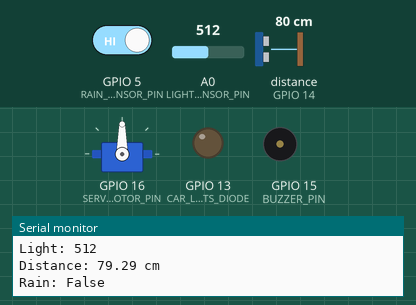
A sketch run on a simulated ESP8266 (NodeMCU). Shown: servo, output pins drawn as LEDs (lit = HIGH), buzzer (waves = sounding, pin HIGH), the last lines printed to the serial monitor. Wiring (inferred from the names in the program): ultrasonic range finder: trigger GPIO 12; echo GPIO 14. Inputs (shaded band) come from the test bench; at power-on: GPIO 5 (RAIN_SENSOR_PIN) HIGH, distance to the obstacle (sensor on GPIO 14) 80 cm, A0 (LIGHT_SENSOR_PIN) = 512. The echo pulse lasts 58.3 µs per cm; WiFi joins after 1.5 s; servers stay silent unless stated; no MQTT or app messages arrive unless stated; pins used as bus, display or sensor lines are not drawn.

Above: at 2.7 s.
2.8 s: GPIO 5 (RAIN_SENSOR_PIN) driven LOW
At 3.7 s:
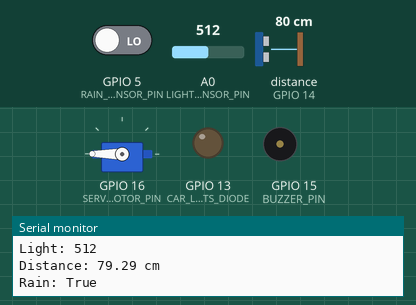
5.8 s: distance to the obstacle (sensor on GPIO 14) set to 53 cm
8.5 s: distance to the obstacle (sensor on GPIO 14) set to 46 cm
At 9.5 s:
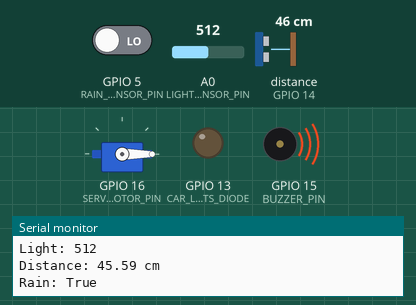
11.5 s: A0 (LIGHT_SENSOR_PIN) set to 485
At 12.7 s:
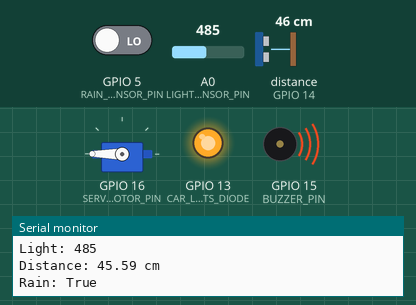
14.5 s: distance to the obstacle (sensor on GPIO 14) set to 60 cm
At 15.5 s:
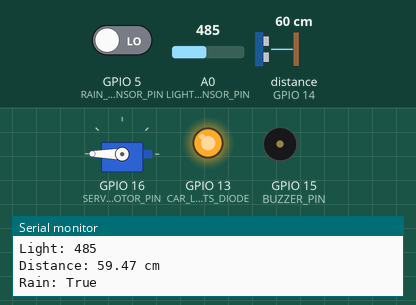
17.5 s: distance to the obstacle (sensor on GPIO 14) set to 2 cm
At 18.5 s:
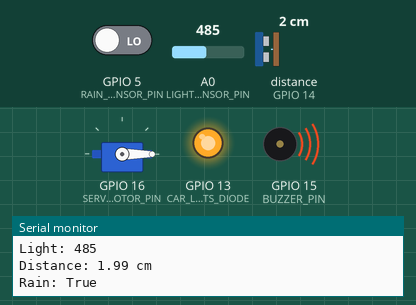
Timing chart, 0 to 21.5 s (numbered marks = the images above; inputs shaded):
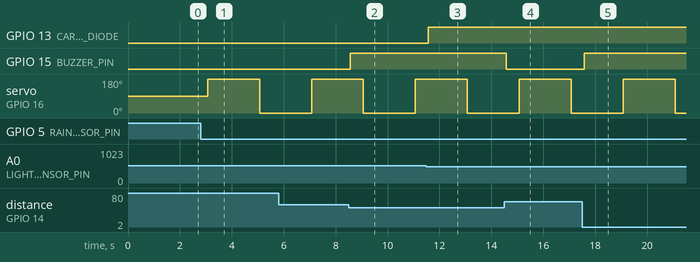

The sketch:

esp8266-code.ino
```cpp
#include <ESP8266WiFi.h>
#include <PubSubClient.h>
#include <Servo.h>

#define LIGHT_SENSOR_PIN A0    // Analog pin for the light sensor
#define CAR_LIGHTS_DIODE 13    // LED pin
#define TRIGGER_PIN 12
#define ECHO_PIN 14
#define BUZZER_PIN 15
#define RAIN_SENSOR_PIN 5
#define SERVO_MOTOR_PIN 16

// Network and MQTT setup

// Update these with your WiFi credentials
const char* ssid = "Bertic";
const char* password = "UEKYRGPF";

// Update with your MQTT broker details
const char* mqtt_server = "192.168.0.105"; // Replace with your MQTT broker address
const int mqtt_port = 1883; // Default MQTT port

WiFiClient espClient;
PubSubClient client(espClient);

unsigned long previousMillis = 0;
const long interval = 1000; // Interval for sending messages (30 seconds)

// Sensors setup

Servo myservo;

int lightLevel;
float duration, distance;
bool isRaining;
bool servoMoved;

unsigned int lastTimeMillis = 0;    // Stores last time when HC-SR04 was triggered
unsigned int currentTimeMillis = 0; // Stores current time
const long intervalMillis = 500;    // Defines interval length


unsigned int servoLastTimeMillis = 0;    // Stores last time when HC-SR04 was triggered
unsigned int servoCurrentTimeMillis = 0; // Stores current time
const long servoIntervalMillis = 2000;    // Defines interval length

void setup() {
  Serial.begin(115200);

  // Setup Pins
  pinMode(CAR_LIGHTS_DIODE, OUTPUT);
  pinMode(BUZZER_PIN, OUTPUT);
  pinMode(TRIGGER_PIN, OUTPUT);
  pinMode(ECHO_PIN, INPUT);
  pinMode(RAIN_SENSOR_PIN, INPUT);
  myservo.attach(SERVO_MOTOR_PIN);

  // Setup WiFi and MQTT
  setup_wifi();
  client.setServer(mqtt_server, mqtt_port);
}

void loop() {

  if (!client.connected()) {
    reconnect();
  }
  client.loop();

  executeAfterDelay();

  unsigned long currentMillis = millis();
  if (currentMillis - previousMillis >= interval) {
    previousMillis = currentMillis;
    unsigned long secondsPassed = currentMillis / 1000;

    String payload = "Time passed since power on: " + String(secondsPassed) + " seconds";
    client.publish("zendra/test/time", payload.c_str());
    client.publish("zendra/test/is_raining", String(isRaining).c_str());
    client.publish("zendra/test/light_level", String(lightLevel).c_str());
    client.publish("zendra/test/proximity", String(distance).c_str());
  }


  cleanWindows();

}

void checkLightLevels() {
  lightLevel = analogRead(LIGHT_SENSOR_PIN);
  Serial.print("Light: ");
  Serial.println(lightLevel);

  if(lightLevel < 500) {
    digitalWrite(CAR_LIGHTS_DIODE, HIGH);
  } else {
    digitalWrite(CAR_LIGHTS_DIODE, LOW);
  }
}

void checkcarDistance() {

  // Clear the trigger pin
  digitalWrite(TRIGGER_PIN, LOW);
  delayMicroseconds(2);

  // Set the trigger pin high for 10 microseconds
  digitalWrite(TRIGGER_PIN, HIGH);
  delayMicroseconds(10);
  digitalWrite(TRIGGER_PIN, LOW);

  // Read the duration of the echo pulse
  duration = pulseIn(ECHO_PIN, HIGH);

  // Calculate the distance
  distance = duration * 0.034 / 2; // Speed of sound wave divided by 2 (go and back)

  // Print the distance to the Serial Monitor
  Serial.print("Distance: ");
  Serial.print(distance);
  Serial.println(" cm");

  if (distance < 50.0) {
    digitalWrite(BUZZER_PIN, HIGH); // Activate the buzzer
  } else {
    digitalWrite(BUZZER_PIN, LOW); // Deactivate the buzzer
  }

}

void checkRain() {

  isRaining = digitalRead(RAIN_SENSOR_PIN);

  if(isRaining == LOW) {
    Serial.println("Rain: True");
  } else {
    Serial.println("Rain: False");
  }

}

void executeAfterDelay() {

  currentTimeMillis = millis();

    if(currentTimeMillis - lastTimeMillis >= intervalMillis) {
      checkLightLevels();
      checkcarDistance();
      checkRain();
      lastTimeMillis = currentTimeMillis;
    }

}

void moveServo(int angle) {
  myservo.write(angle);
}

void cleanWindows() {
  if (!isRaining) {
    servoCurrentTimeMillis = millis();
    if (servoCurrentTimeMillis - servoLastTimeMillis >= servoIntervalMillis) {
      if (!servoMoved) {
        moveServo(180);
        servoMoved = true;
      } else {
        moveServo(0);
        servoMoved = false;
      }
      servoLastTimeMillis = servoCurrentTimeMillis; // Update the servoLastTimeMillis
    }
  }
}

void printWiFiNetworks() {

  Serial.println("Scanning for WiFi networks...");
  int numberOfNetworks = WiFi.scanNetworks();

  Serial.println("Number of networks found: " + String(numberOfNetworks));

  // Loop through networks and print their SSID and RSSI (signal strength)
  for (int i = 0; i < numberOfNetworks; i++) {
    Serial.print("Network Name: ");
    Serial.println(WiFi.SSID(i));
    Serial.print("Signal Strength: ");
    Serial.println(WiFi.RSSI(i));
    Serial.println("-----------------------");
  }


}

void setup_wifi() {
  delay(10);
  // Connecting to a WiFi network
  // Serial.println(password);
  Serial.println();
  Serial.println("Connecting to ");
  Serial.println(ssid);

  WiFi.begin(ssid, password);

  while (WiFi.status() != WL_CONNECTED) {
    delay(500);
    Serial.print(".");
  }

  Serial.println("");
  Serial.println("WiFi connected");
  Serial.println("IP address: ");
  Serial.println(WiFi.localIP());
}

void reconnect() {
  // Loop until we're reconnected
  while (!client.connected()) {
    Serial.print("Attempting MQTT connection...");
    // Attempt to connect without username and password
    if (client.connect("ESP8266Client")) {
      Serial.println("connected");
    } else {
      Serial.print("failed, rc=");
      Serial.print(client.state());
      Serial.println(" try again in 5 seconds");
      // Wait 5 seconds before retrying
      delay(5000);
    }
  }
}
```

Measured:
- the behaviour switches between 51 and 50 cm on distance to the obstacle (sensor on GPIO 14) (found by bisection; images 1 and 2)
- the behaviour switches between 500 and 499 on A0 (LIGHT_SENSOR_PIN) (found by bisection; images 2 and 3)
- after the input at 2.8 s, servo on GPIO 16 (SERVO_MOTOR_PIN): 90° → 180° after 0.27 s, → 0° 2.0 s later
- after the input at 8.5 s, GPIO 15 (BUZZER_PIN): LOW → HIGH after 0.07 s
- after the input at 11.5 s, GPIO 13 (CAR_LIGHTS_DIODE): LOW → HIGH after 0.07 s
- after the input at 14.5 s, GPIO 15 (BUZZER_PIN): HIGH → LOW after 0.08 s
- after the input at 17.5 s, GPIO 15 (BUZZER_PIN): LOW → HIGH after 0.08 s
